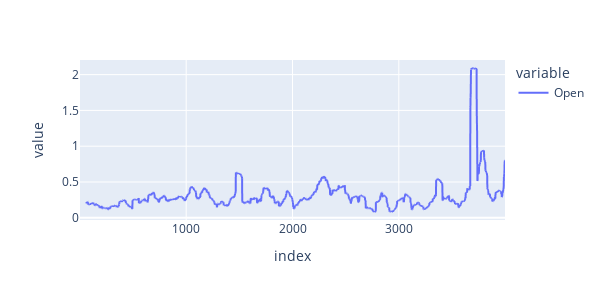

This figure's notebook cell:
### Code cell
volatility.plot ().update_layout( autosize = False, width=600, height=300)

### Figure 1 — Plotly figure (JSON) as saved in the notebook; plotly's stock layout.template omitted (floating-point values rounded to 4 significant figures; data arrays with more than 128 entries replaced by an {"elided": "..."} marker saying what was removed)
{"data": [{"hovertemplate": "variable=Open<br>index=%{x}<br>value=%{y}<extra></extra>", "legendgroup": "Open", "line": {"color": "#636efa", "dash": "solid"}, "marker": {"symbol": "circle"}, "mode": "lines", "name": "Open", "showlegend": true, "type": "scattergl", "x": {"elided": "3999 int values"}, "xaxis": "x", "y": {"elided": "3999 float values"}, "yaxis": "y"}], "layout": {"autosize": false, "height": 300, "legend": {"title": {"text": "variable"}, "tracegroupgap": 0}, "margin": {"t": 60}, "width": 600, "xaxis": {"anchor": "y", "domain": [0, 1], "title": {"text": "index"}}, "yaxis": {"anchor": "x", "domain": [0, 1], "title": {"text": "value"}}}}
